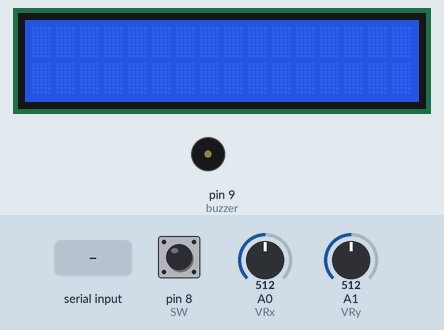
This sketch was run on a simulated Arduino Uno, built with avr-gcc and run on an emulated ATmega328P. Shown: 16×2 character LCD, buzzer (waves = sounding). The inputs (shaded band) are chosen by the test bench; at power-on: pin 8 (SW) HIGH, A0 (VRx) = 512, A1 (VRy) = 512. What the sketch prints to the serial monitor is not drawn.

Above: at 1.2 s.
1.3 s: "H" received over Serial
At 2.5 s:
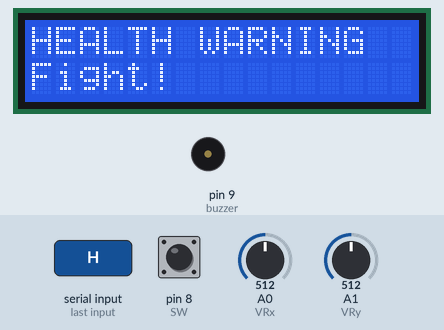
2.8 s: "U" received over Serial
At 3.7 s:
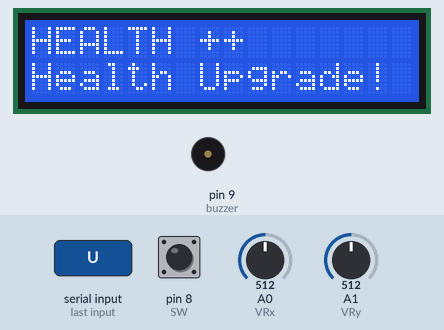
4.3 s: "R" received over Serial
At 4.7 s:
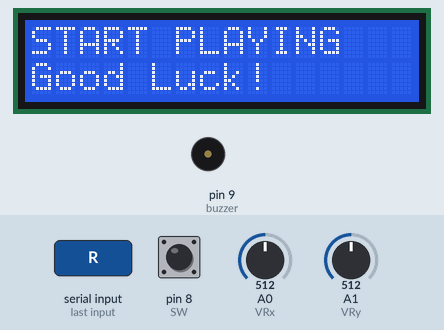
5.8 s: "S" received over Serial
At 6.9 s:
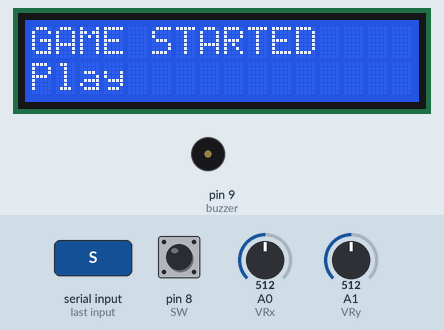
7.3 s: "O" received over Serial
At 7.9 s:
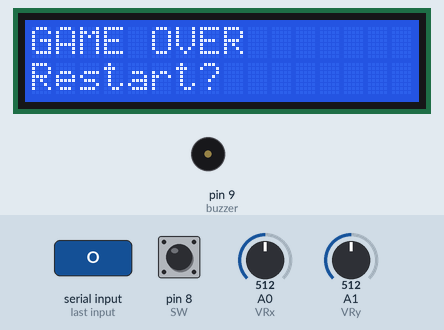
Timing chart, 0 to 9.8 s (numbered marks = the images above; inputs shaded):
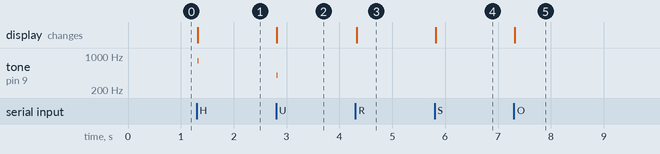

The sketch:

GameController.ino
```cpp
//YOUTUBE LINK
//https://youtu.be/jd9C-1zQVu4

#include <LiquidCrystal.h>
int VRx = A0;
int VRy = A1;
int SW = 8;
const int buzzer = 9;
int xPosition = 0;
int yPosition = 0;
int SW_state = 0;
int mapX = 0;
int mapY = 0;
int del_time = 0;
int incomingData;

//LCD variables.
const int rs = 12, en = 11, d4 = 5, d5 = 4, d6 = 3, d7 = 2;
LiquidCrystal lcd(rs, en, d4, d5, d6, d7);

void setup() {
  Serial.begin(9600);
  lcd.begin(16, 2);
  pinMode(VRx, INPUT);
  pinMode(VRy, INPUT);
  pinMode(SW, INPUT_PULLUP);
  pinMode(buzzer, OUTPUT);
}

void loop() {
  xPosition = analogRead(VRx);
  yPosition = analogRead(VRy);
  SW_state = digitalRead(SW);
  mapX = map(xPosition, 0, 1023, -2, 2);
  mapY = map(yPosition, 0, 1023,-2, 2);
  del_time = 0; //Low delay for joystick accuracy

  //Send data to P5
  Serial.print(mapX);
  Serial.print(",");
  Serial.print(mapY);
  Serial.print(",");
  Serial.println(SW_state);


  if(Serial.available() >  0){
    incomingData = Serial.read();

    Serial.println("Data   " + incomingData );

    //If a bug is killed
    if(incomingData == 72){
      tone(buzzer, 800); // Send 0.8KHz sound signal...
       del_time = 10 ;  //Play for 10 ms
        lcd.clear();
      lcd.print("HEALTH WARNING");
      lcd.setCursor(0, 1);
      lcd.print("Fight!");
    }

    //If pick up heart
    if(incomingData == 85){
      tone(buzzer, 400); // Send 0.8KHz sound signal...
       del_time = 10 ;  //Play for 10 ms
        lcd.clear();
      lcd.print("HEALTH ++");
      lcd.setCursor(0, 1);
      lcd.print("Health Upgrade!");
    }

    //When Game is starting
    if(incomingData == 82){
      lcd.clear();
      lcd.print("START PLAYING");
      lcd.setCursor(0, 1);
      lcd.print("Good Luck!");
    }

    //When Game has started
     if(incomingData == 83){
      lcd.clear();
      lcd.print("GAME STARTED");
      lcd.setCursor(0, 1);
      lcd.print("Play");
     }

    //When Game is ended
     if(incomingData == 79){
      lcd.clear();
      lcd.print("GAME OVER");
      lcd.setCursor(0, 1);
      lcd.print("Restart?");
     }

  }
  delay(del_time);
  noTone(buzzer); // Stop sound...


}
```

Measured:
- after the input at 1.3 s, tone on pin 9 (buzzer): silent → 800 Hz at once, → silent 0.01 s later; the display: changes at once (image 1)
- after the input at 2.8 s, tone on pin 9 (buzzer): silent → 400 Hz at once, → silent 0.02 s later; the display: changes at once (image 2)
- after the input at 4.3 s, the display: changes at once (image 3)
- after the input at 5.8 s, the display: changes at once (image 4)
- after the input at 7.3 s, the display: changes at once (image 5)
